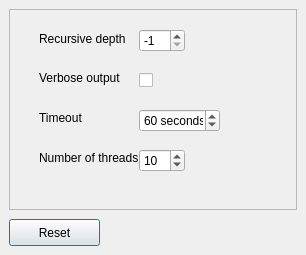
<ui version="4.0" >
 <class>Options</class>
 <widget class="QDialog" name="Options" >
  <property name="geometry" >
   <rect>
    <x>0</x>
    <y>0</y>
    <width>306</width>
    <height>255</height>
   </rect>
  </property>
  <property name="windowTitle" >
   <string>Dialog</string>
  </property>
  <widget class="QPushButton" name="resetButton" >
   <property name="geometry" >
    <rect>
     <x>9</x>
     <y>219</y>
     <width>91</width>
     <height>27</height>
    </rect>
   </property>
   <property name="toolTip" >
    <string>Reset all options to default values.</string>
   </property>
   <property name="text" >
    <string>Reset</string>
   </property>
  </widget>
  <widget class="QFrame" name="frame" >
   <property name="geometry" >
    <rect>
     <x>9</x>
     <y>9</y>
     <width>288</width>
     <height>201</height>
    </rect>
   </property>
   <property name="frameShape" >
    <enum>QFrame::StyledPanel</enum>
   </property>
   <property name="frameShadow" >
    <enum>QFrame::Raised</enum>
   </property>
   <widget class="QSpinBox" name="recursionlevel" >
    <property name="geometry" >
     <rect>
      <x>130</x>
      <y>20</y>
      <width>46</width>
      <height>23</height>
     </rect>
    </property>
    <property name="toolTip" >
     <string>Check recursively all links up to given depth. A negative depth will enable infinite recursion.</string>
    </property>
    <property name="minimum" >
     <number>-1</number>
    </property>
    <property name="maximum" >
     <number>100</number>
    </property>
    <property name="value" >
     <number>-1</number>
    </property>
   </widget>
   <widget class="QLabel" name="label" >
    <property name="geometry" >
     <rect>
      <x>30</x>
      <y>20</y>
      <width>111</width>
      <height>20</height>
     </rect>
    </property>
    <property name="toolTip" >
     <string>Check recursively all links up to given depth. A negative depth will enable infinite recursion.</string>
    </property>
    <property name="text" >
     <string>Recursive depth</string>
    </property>
   </widget>
   <widget class="QLabel" name="label_2" >
    <property name="geometry" >
     <rect>
      <x>30</x>
      <y>60</y>
      <width>91</width>
      <height>17</height>
     </rect>
    </property>
    <property name="toolTip" >
     <string>Log all checked URLs once. Default is to log only errors and warnings.</string>
    </property>
    <property name="text" >
     <string>Verbose output</string>
    </property>
   </widget>
   <widget class="QLabel" name="label_3" >
    <property name="geometry" >
     <rect>
      <x>30</x>
      <y>100</y>
      <width>48</width>
      <height>17</height>
     </rect>
    </property>
    <property name="toolTip" >
     <string>Set the timeout for connection attempts in seconds.</string>
    </property>
    <property name="text" >
     <string>Timeout</string>
    </property>
   </widget>
   <widget class="QSpinBox" name="timeout" >
    <property name="geometry" >
     <rect>
      <x>130</x>
      <y>100</y>
      <width>81</width>
      <height>23</height>
     </rect>
    </property>
    <property name="toolTip" >
     <string>Set the timeout for connection attempts in seconds.</string>
    </property>
    <property name="suffix" >
     <string> seconds</string>
    </property>
    <property name="minimum" >
     <number>2</number>
    </property>
    <property name="maximum" >
     <number>300</number>
    </property>
    <property name="value" >
     <number>60</number>
    </property>
   </widget>
   <widget class="QLabel" name="label_5" >
    <property name="geometry" >
     <rect>
      <x>30</x>
      <y>140</y>
      <width>101</width>
      <height>17</height>
     </rect>
    </property>
    <property name="toolTip" >
     <string>Generate no more than the given number of threads.</string>
    </property>
    <property name="text" >
     <string>Number of threads</string>
    </property>
   </widget>
   <widget class="QSpinBox" name="threads" >
    <property name="geometry" >
     <rect>
      <x>130</x>
      <y>140</y>
      <width>46</width>
      <height>23</height>
     </rect>
    </property>
    <property name="toolTip" >
     <string>Generate no more than the given number of threads.</string>
    </property>
    <property name="minimum" >
     <number>1</number>
    </property>
    <property name="maximum" >
     <number>20</number>
    </property>
    <property name="value" >
     <number>10</number>
    </property>
   </widget>
   <widget class="QCheckBox" name="verbose" >
    <property name="enabled" >
     <bool>true</bool>
    </property>
    <property name="geometry" >
     <rect>
      <x>130</x>
      <y>60</y>
      <width>31</width>
      <height>22</height>
     </rect>
    </property>
    <property name="toolTip" >
     <string>Log all checked URLs once. Default is to log only errors and warnings.</string>
    </property>
    <property name="text" >
     <string/>
    </property>
   </widget>
  </widget>
 </widget>
 <resources/>
 <connections/>
</ui>
